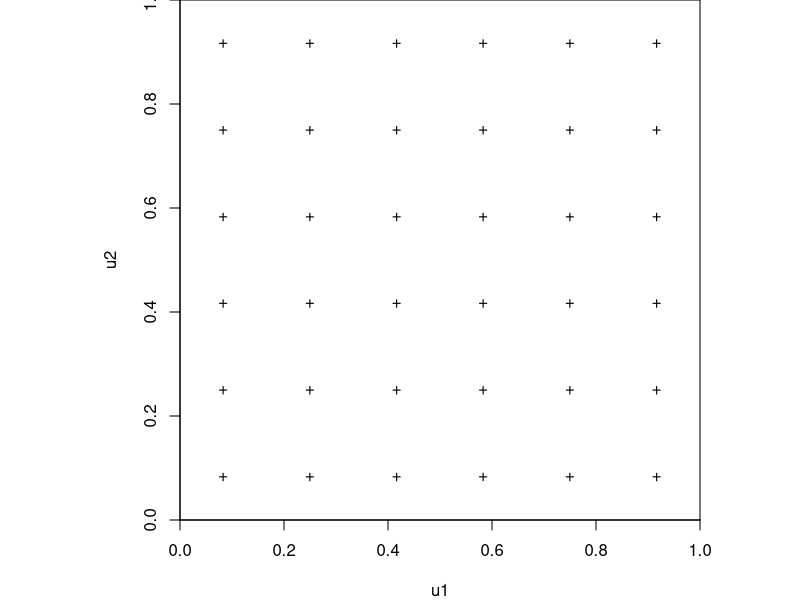

Generate this figure with R: (Note: this script raises an error after producing the figure.)
## ---- chunk 1
knitr::opts_chunk$set(collapse=FALSE, fig.path="assets/fig/fiducial_nonintrusive-")
library(data.table)
## ---- chunk 2
Q <- function(x, u){
  x1 <- x[1]; x2 <- x[2]
  u1 <- u[1]; u2 <- u[2]
  if(sign(x1-x2) != sign(u1-u2)) return(NULL)
  q <- qnorm(u)
  mu <- q[2]*x1-q[1]*x2
  sigma <- x2-x1
  return(c(mu,sigma)/(q[2]-q[1]))
}
## ---- chunk 3
library(data.table)
Grid <- function(L){
  x <- seq(0, 1, length.out=L+1)[-1] - 1/(2*L)
  return(CJ(u1=x, u2=x))
}
## ---- chunk 4
par(mar=c(4,4,0,0), pty="s")
plot(Grid(6), pch="+", asp=1, xlim=c(0,1), xaxs="i", yaxs="i")
## ---- chunk 5
# simulated data
set.seed(666)
n <- 4
x <- rnorm(n, mean=0.4, sd=0.8)
# algorithm
L <- 100
grid <- Grid(L)
pairs <- combn(n, 2) # all combinations i<j
K <- ncol(pairs)
J <- Mu <- Sigma <- matrix(NA, nrow=L^2, ncol=K)
for(k in 1:K){ 
  I <- pairs[,k]
  Jk <- rep(NA, L^2)
  for(l in 1:L^2){
    theta <- Q(x=x[I], u=c(grid$u1[l], grid$u2[l]))
    if(!is.null(theta)){
      Jk[l] <- -2*log(L) + sum(dnorm(x[-I], theta[1], theta[2], log=TRUE))  
      Mu[l,k] <- theta[1]
      Sigma[l,k] <- theta[2]
    }
  }
  J[,k] <- exp(Jk)
}
## ---- chunk 6
keep <- which(!is.na(J))
length(keep) # should be ≈ 6*10000/2=30000
W <- J[keep]/sum(J[keep])
Mu <- Mu[keep]
Sigma <- Sigma[keep]
## ---- chunk 7
### approximate fiducial distribution of µ ###
F_mu <- spatstat::ewcdf(Mu, weights=W)
curve(F_mu, from=0, to=2.5, col="blue", lwd=2)
### exact fiducial distribution ###
mean_x <- mean(x)
sd_x <- sd(x)
curve(pt((x-mean_x)/(sd_x/sqrt(n)), df=n-1), add=TRUE, col="red", lwd=2, lty="dashed")
### show the median ###
abline(h=0.5, lty="dotted")
abline(v=mean(x), lty="dotted")
## ---- chunk 8
### approximate fiducial distribution of σ ###
F_sigma <- spatstat::ewcdf(Sigma,W)
curve(F_sigma, from=0, to=2.5, ylim=c(0,1), col="blue", lwd=2)
### exact fiducial distribution ###
# pdf of an inverse square root Gamma distribution
psqrtigamma <- function(x, a, b) {
  1-pgamma(1/x^2, a, b) 
}
# fiducial/Jeffreys distribution 
psigma <- function(x, n, sd) {
  psqrtigamma(x, (n - 1)/2, (n - 1) * sd^2/2)
}
curve(psigma(x, n, sd_x), add=TRUE, col="red", lwd=2, lty="dashed")
## ---- chunk 9
quantile(F_mu, c(0.025, 0.975))
confint(lm(x~1)) # theoretically it is the same
## ---- chunk 10
F_psi <- spatstat::ewcdf(Sigma/Mu, weights=W)
curve(F_psi, from=0, to=3, col="blue", lwd=2)
## ---- chunk 11
par(mar=c(4,4,0,0))
msample <- rmultinom(1, length(keep), W)[,1]
Sims <- cbind(mu=rep(Mu, times=msample), sigma=rep(Sigma, times=msample))
plot(Sims, pch="+")
## ---- chunk 12
Subd <- function(rho1, rho2, p, n){
  if(rho1>rho2) stop()
  rho1 <- tan(rho1*pi/180)
  rho2 <- tan(rho2*pi/180)
  a <- (rho2-rho1)/2
  b <- rho1
  g <- function(a, b, y) (-b+sign(b)*sqrt(b^2+4*a*y))/a/2
  n1 <- max(floor(n*p), floor(n/2))
  s1 <- sapply(seq(0, p*(a+b), length.out=n1+1), function(y) p*g(a*p, b*p, y)) 
  s2 <- sapply(seq((p-1)*(a+b), 0, length.out=n-n1+1), function(y) (p-1)*g(a*(p-1), b*(p-1), y)+1) 
  return(c(s1,s2[-1]))
}
## 
hypercubes <- function(S, U, rho1=44, rho2=46){
  subds <- lapply(U, function(u) Subd(rho1, rho2, u, S))
  lengths <- as.matrix(do.call(CJ, c(setNames(lapply(subds, diff), paste0("l", 1:length(U))), list(sorted=FALSE))))
  subds_exp <- as.matrix(do.call(CJ, setNames(lapply(subds, function(s) head(s,-1)), paste0("s", 1:length(U)))))
  centers <- setNames(data.table(lengths/2+subds_exp), paste0("u", 1:length(U)))
  return(cbind(
    logvolume=rowSums(log(as.matrix(lengths))), 
    centers))
}
grid <- hypercubes(20, U=c(0.3, 0.8), rho1=45, rho2=80)
plot(0, 0, type="n", xlim=c(0,1), ylim=c(0,1), xlab=NA, ylab=NA)
points(grid$u1, grid$u2, pch="+", col="blue")
